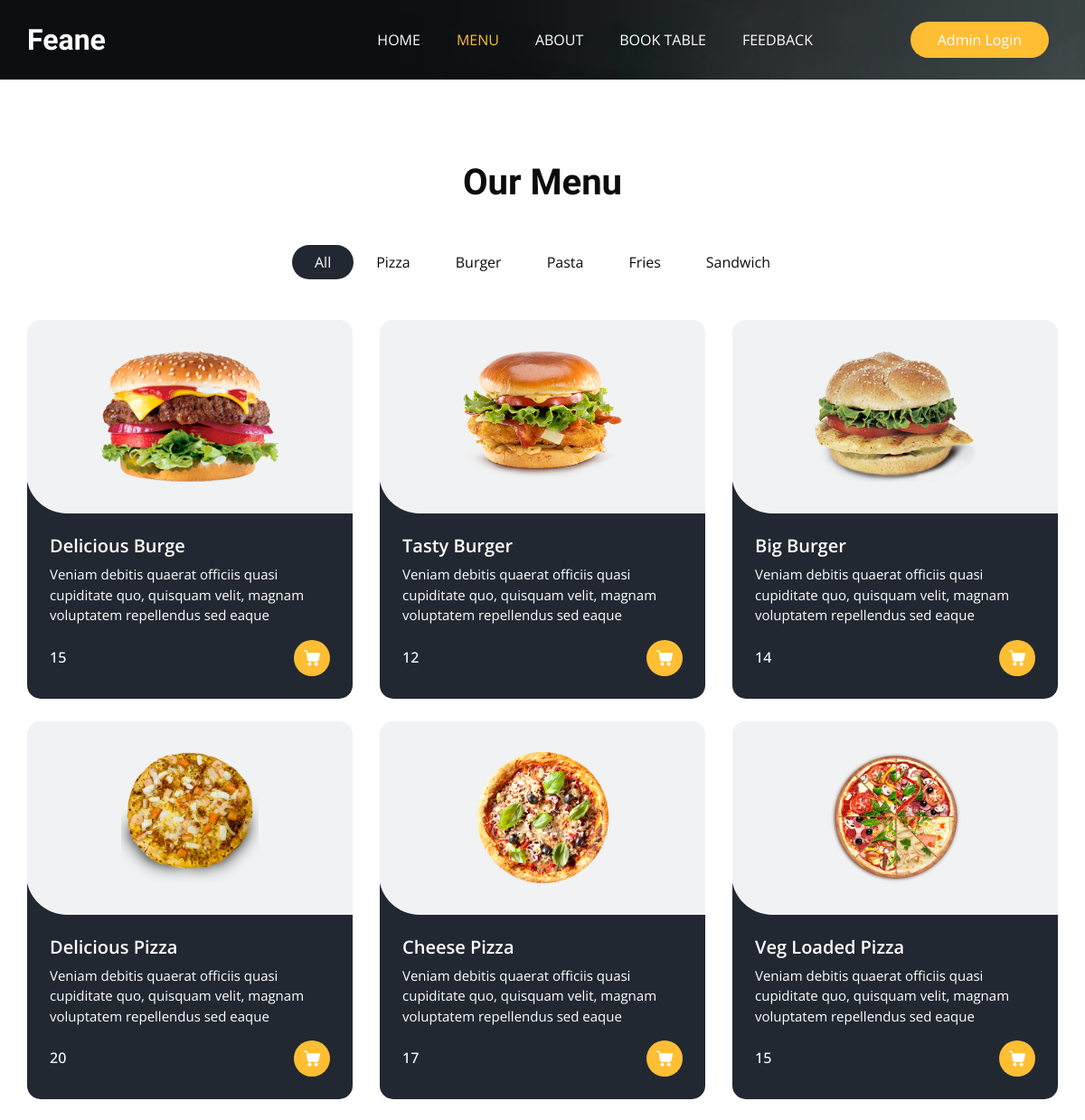
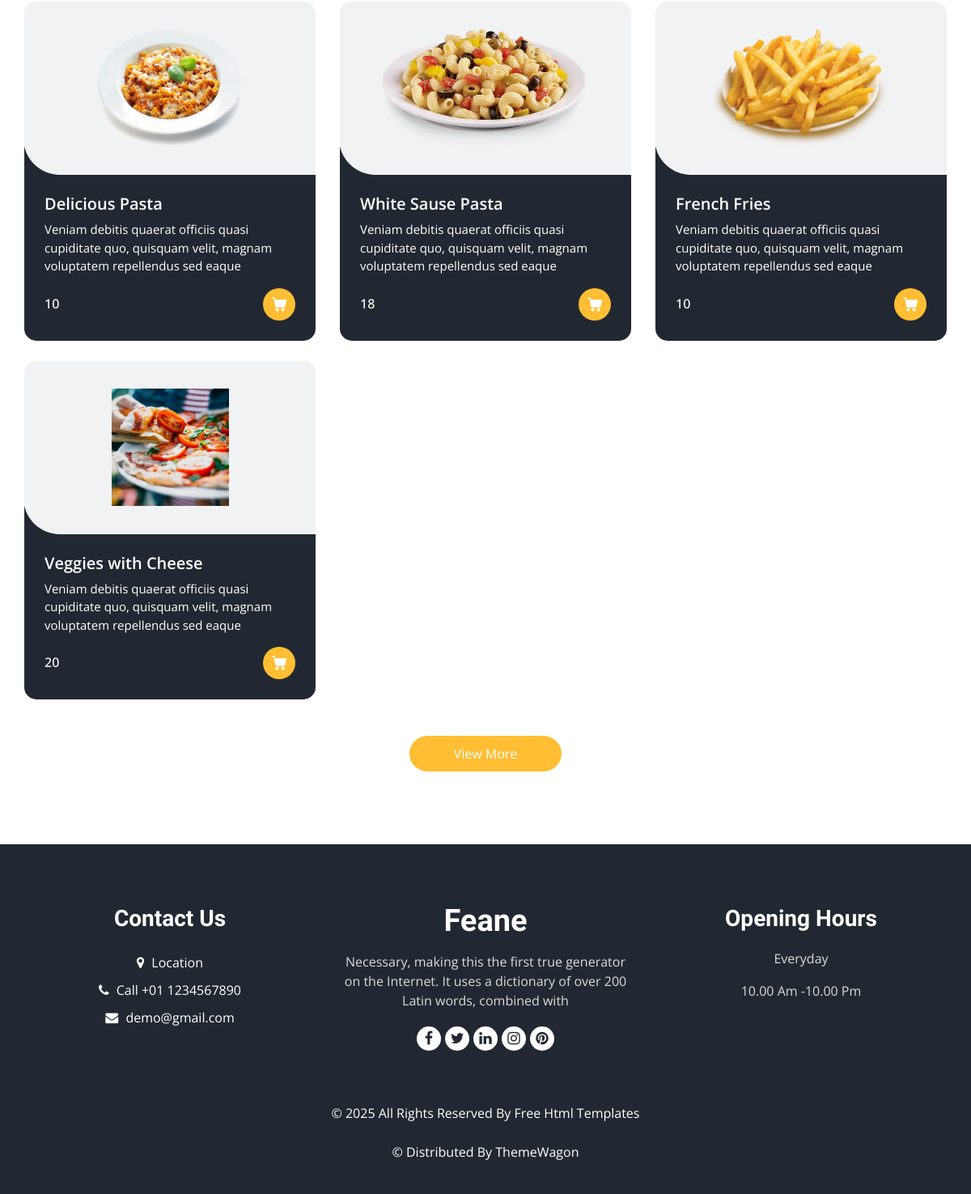
The page /menu on the database its author committed (2 pictures, top to bottom).
### Base_App/models.py (models this page shows, shortened)
class ItemList(models.Model):
    Category_name = models.CharField(max_length=15)
    def __str__(self):
        return self.Category_name

class Items(models.Model):
    Item_name = models.CharField(max_length=25)
    Description = models.TextField(blank=False)
    Price = models.IntegerField()
    Category = models.ForeignKey(ItemList, related_name='Name', on_delete=models.CASCADE)
    Image = models.ImageField(upload_to='Items/')

### Base_App/views.py (the view)
# urls.py: path('menu', MenuView, name="Menu"),
def MenuView(request):
    items = Items.objects.all()
    list = ItemList.objects.all()
    return render(request, 'menu.html', {'items': items, 'list': list})

### Template/menu.html (shortened to what this page needs)
{% extends "base.html" %}
{% block class %}class="sub_page"{% endblock class %}
{% block menu_status %}active{% endblock menu_status %}
{% block main %}
<section class="food_section layout_padding">
    <div class="container">
        <div class="heading_container heading_center">
            <h2>
                Our Menu
            </h2>
        </div>
        <ul class="filters_menu">
            <li class="active" data-filter="*">All</li>
            {% for i in list %}
            <li data-filter=".{{i.Category_name}}">{{i.Category_name}}</li>
            {% endfor %}
        </ul>
        <div class="filters-content">
            <div class="row grid">
                {% for j in items %}
                <div class="col-sm-6 col-lg-4 all {{j.Category}}">
                    <div class="box">
                        <div>
                        <div class="img-box">
                            <img src="/media/{{j.Image}}" alt="">
                        </div>
                        <div class="detail-box">
                            <h5>
                                {{j.Item_name}}
                            </h5>
                            <p>
                                {{j.Description}}
                            </p>
                            <div class="options">
                            <h6>
                                {{j.Price}}
                            </h6>
                            <a href="">
                            </a>
                            </div>
                        </div>
                        </div>
                    </div>
                </div>
                {% endfor %}
            </div>
        </div>
        <div class="btn-box">
            <a href="">
                View More
            </a>
        </div>
    </div>
</section>
{% endblock main %}

### Template/base.html (shortened to what this page needs)
<!DOCTYPE html>
<html>
{% load static %}
<head>
  <link rel="stylesheet" type="text/css" href="{% static 'css/bootstrap.css' %}" />
  <link rel="stylesheet" type="text/css" href="https://cdnjs.cloudflare.com/ajax/libs/OwlCarousel2/2.3.4/assets/owl.carousel.min.css" />
  <link rel="stylesheet" href="https://cdnjs.cloudflare.com/ajax/libs/jquery-nice-select/1.1.0/css/nice-select.min.css" />
  <link href="{% static 'css/font-awesome.min.css' %}" rel="stylesheet" />
  <link href="{% static 'css/style.css' %}" rel="stylesheet" />
  <link href="{% static 'css/responsive.css' %}" rel="stylesheet" />
</head>
<body {% block class %}{% endblock class %}>
  <div class="hero_area">
    <div class="bg-box">
      <img src="{% static 'images/hero-bg.jpg' %}" alt="">
    </div>
    <header class="header_section">
      <div class="container">
        <nav class="navbar navbar-expand-lg custom_nav-container ">
          <a class="navbar-brand" href="{% url 'Home' %}">
            <span>
              Feane
            </span>
          </a>
          <div class="collapse navbar-collapse" id="navbarSupportedContent">
            <ul class="navbar-nav  mx-auto ">
              <li class="nav-item {% block home_status %}{% endblock home_status %}">
                <a class="nav-link" href="{% url 'Home' %}">Home <span class="sr-only">(current)</span></a>
              </li>
              <li class="nav-item {% block menu_status %}{% endblock menu_status %}">
                <a class="nav-link" href="{% url 'Menu' %}">Menu</a>
              </li>
              <li class="nav-item {% block about_status %}{% endblock about_status %}">
                <a class="nav-link" href="{% url 'About' %}">About</a>
              </li>
              <li class="nav-item {% block table_status %}{% endblock table_status %}">
                <a class="nav-link" href="{% url 'Book_Table' %}">Book Table</a>
              </li>
              <li class="nav-item {% block feedback_status %}{% endblock feedback_status %}">
                <a class="nav-link" href="{% url 'Feedback' %}">Feedback</a>
              </li>
            </ul>
            <div class="user_option">
              <a href="/admin" class="order_online">
                Admin Login
              </a>
            </div>
          </div>
        </nav>
      </div>
    </header>
  </div>
  {% block main %}{% endblock main %}
  <footer class="footer_section">
    <div class="container">
      <div class="row">
        <div class="col-md-4 footer-col">
          <div class="footer_contact">
            <h4>
              Contact Us
            </h4>
            <div class="contact_link_box">
              <a href="">
                <i class="fa fa-map-marker" aria-hidden="true"></i>
                <span>
                  Location
                </span>
              </a>
              <a href="">
                <i class="fa fa-phone" aria-hidden="true"></i>
                <span>
                  Call +01 1234567890
                </span>
              </a>
              <a href="">
                <i class="fa fa-envelope" aria-hidden="true"></i>
                <span>
                  demo@gmail.com
                </span>
              </a>
            </div>
          </div>
        </div>
        <div class="col-md-4 footer-col">
          <div class="footer_detail">
            <a href="" class="footer-logo">
              Feane
            </a>
            <p>
              Necessary, making this the first true generator on the Internet. It uses a dictionary of over 200 Latin words, combined with
            </p>
            <div class="footer_social">
              <a href="">
                <i class="fa fa-facebook" aria-hidden="true"></i>
              </a>
              <a href="">
                <i class="fa fa-twitter" aria-hidden="true"></i>
              </a>
              <a href="">
                <i class="fa fa-linkedin" aria-hidden="true"></i>
              </a>
              <a href="">
                <i class="fa fa-instagram" aria-hidden="true"></i>
              </a>
              <a href="">
                <i class="fa fa-pinterest" aria-hidden="true"></i>
              </a>
            </div>
          </div>
        </div>
        <div class="col-md-4 footer-col">
          <h4>
            Opening Hours
          </h4>
          <p>
            Everyday
          </p>
          <p>
            10.00 Am -10.00 Pm
          </p>
        </div>
      </div>
      <div class="footer-info">
        <p>
          &copy; <span id="displayYear"></span> All Rights Reserved By
          <a href="https://html.design/">Free Html Templates</a><br><br>
          &copy;  Distributed By
          <a href="https://themewagon.com/" target="_blank">ThemeWagon</a>
        </p>
      </div>
    </div>
  </footer>
</body>
</html>

### Static/css/responsive.css (style rules this page uses)
@media (min-width: 1200px) { .container { max-width: 1170px; } }

### rows shown on the page
ItemList: Category_name "Pizza"
ItemList: Category_name "Burger"
ItemList: Category_name "Pasta"
ItemList: Category_name "Fries"
ItemList: Category_name "Sandwich"
Items: Image (picture), Item_name "Delicious Burge", Description "Veniam debitis quaerat officiis quasi cupiditate quo, quisquam velit, magnam voluptatem repellendus sed eaque", Price "15"
Items: Image (picture), Item_name "Tasty Burger", Description "Veniam debitis quaerat officiis quasi cupiditate quo, quisquam velit, magnam voluptatem repellendus sed eaque", Price "12"
Items: Image (picture), Item_name "Big Burger", Description "Veniam debitis quaerat officiis quasi cupiditate quo, quisquam velit, magnam voluptatem repellendus sed eaque", Price "14"
Items: Image (picture), Item_name "Delicious Pizza", Description "Veniam debitis quaerat officiis quasi cupiditate quo, quisquam velit, magnam voluptatem repellendus sed eaque", Price "20"
Items: Image (picture), Item_name "Cheese Pizza", Description "Veniam debitis quaerat officiis quasi cupiditate quo, quisquam velit, magnam voluptatem repellendus sed eaque", Price "17"
Items: Image (picture), Item_name "Veg Loaded Pizza", Description "Veniam debitis quaerat officiis quasi cupiditate quo, quisquam velit, magnam voluptatem repellendus sed eaque", Price "15"
Items: Image (picture), Item_name "Delicious Pasta", Description "Veniam debitis quaerat officiis quasi cupiditate quo, quisquam velit, magnam voluptatem repellendus sed eaque", Price "10"
Items: Image (picture), Item_name "White Sause Pasta", Description "Veniam debitis quaerat officiis quasi cupiditate quo, quisquam velit, magnam voluptatem repellendus sed eaque", Price "18"
Items: Image (picture), Item_name "French Fries", Description "Veniam debitis quaerat officiis quasi cupiditate quo, quisquam velit, magnam voluptatem repellendus sed eaque", Price "10"
Items: Image (picture), Item_name "Veggies with Cheese", Description "Veniam debitis quaerat officiis quasi cupiditate quo, quisquam velit, magnam voluptatem repellendus sed eaque", Price "20"
